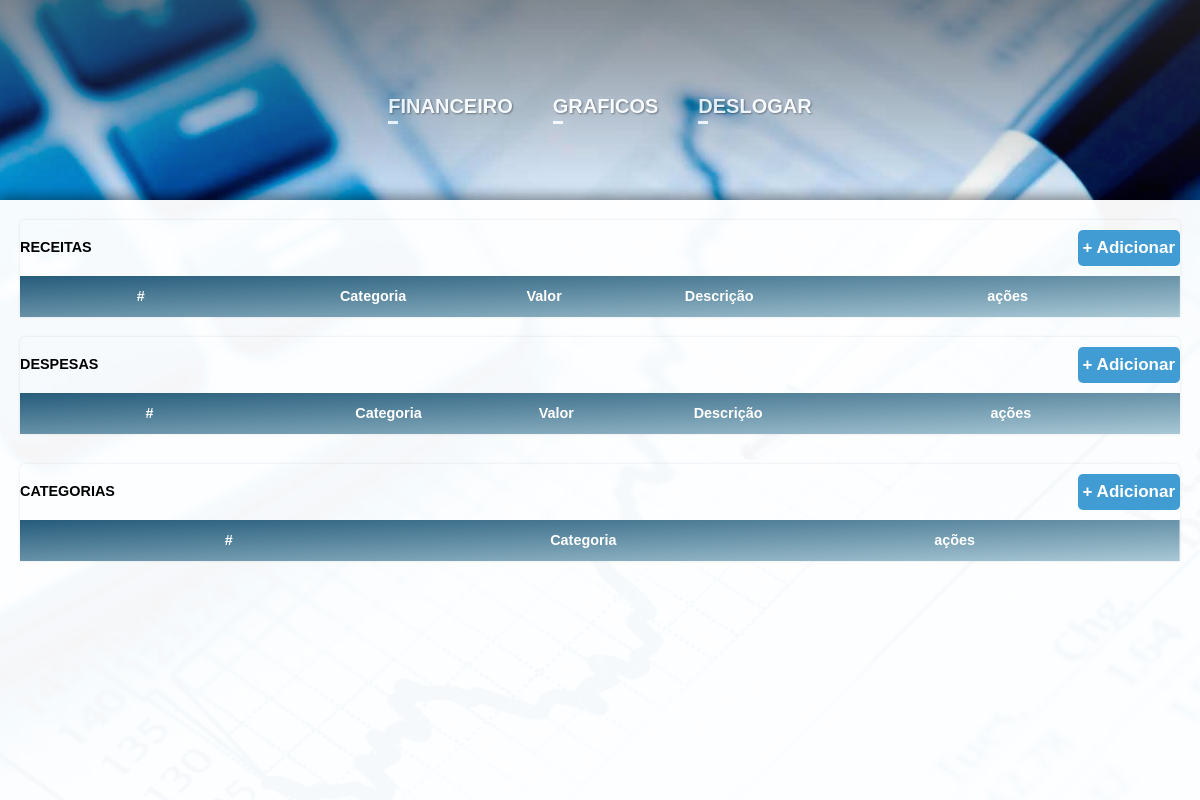
The page /auth/inicio/ (signed in) on the database as committed earlier.
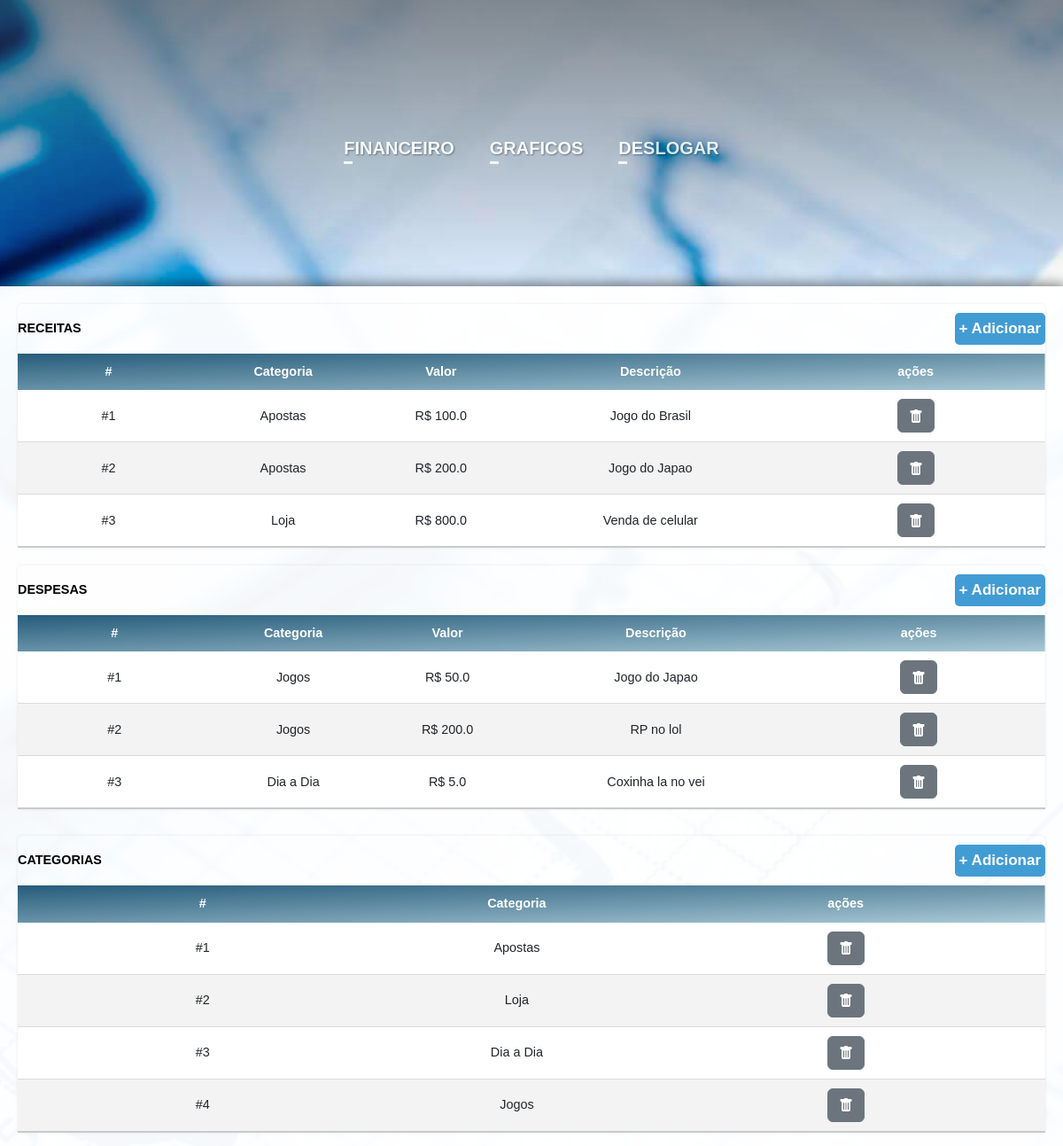
The same page on the database as committed later.
### main/models.py (models this page shows)
class Receita(models.Model):
    categoria = models.ForeignKey(Categoria, on_delete=models.CASCADE, null=True, blank=True)
    descricao = models.CharField(max_length=100)
    valor = models.FloatField()
    user = models.ForeignKey(User, on_delete=models.CASCADE, null=True, blank=True)

class Categoria(models.Model):
    nome = models.CharField(max_length=30)
    def __str__(self):
        return str(self.nome)

class Despesa(models.Model):
    categoria = models.ForeignKey(Categoria, on_delete=models.CASCADE, null=True, blank=True)
    descricao = models.CharField(max_length=100)
    valor = models.FloatField()
    user = models.ForeignKey(User, on_delete=models.CASCADE, null=True, blank=True)

### main/views.py (the view)
# urls.py: path('inicio/', views.inicio, name='inicio'),
@login_required(login_url="/auth/login/")
def inicio(request):
    categorias = Categoria.objects.all
    despesas = Despesa.objects.filter( user = request.user )
    receitas = Receita.objects.filter( user = request.user )
    return render(request, 'inicio/inicio.html',{'despesas':despesas,'receitas':receitas,'categorias':categorias})

### main/templates/inicio/inicio.html (shortened to what the changed rows need)
{% load static %}
<!DOCTYPE html>
<html lang="en">
<head>
    <link href="https://cdn.jsdelivr.net/npm/bootstrap@5.2.3/dist/css/bootstrap.min.css" rel="stylesheet">
</head>
<body>
    <div class="Backgroundimg">
        <div class="container-principal">
            <div class="tabelas">
                <div class="divtabela">
                    <table class='contenttable'>
                        <thead>
                            <tr style="color:rgb(0, 0, 0);">
                                <th style="text-align: start;">RECEITAS</th>
                                <th></th><th></th><th></th>
                                <th style="text-align: end;">
                                    <a type="button" class="btnadd" data-bs-toggle="modal" data-bs-target="#ModalReceita">
                                        + Adicionar
                                    </a>
                                </th>
                            </tr>
                            <tr style="background: linear-gradient(to bottom right, rgb(38, 92, 123), rgb(170, 201, 214));">
                                <th>#</th>
                                <th>Categoria</th>
                                <th>Valor</th>
                                <th>Descrição</th>
                                <th>ações</th>
                            </tr>
                        </thead>
                        <tbody>
                            {% for receitas in receitas %}
                            <tr>
                                <td>#{{receitas.id}}</td>
                                <td>{{receitas.categoria}}</td>
                                <td>R$ {{receitas.valor}}</td>
                                <td>{{receitas.descricao}}</td>
                                <td>
                                <a href="/auth/receitaDel/{{receitas.id}}" type="button" class="btn btn-secondary">
                                </a>
                                </td>
                            </tr>
                            {% endfor %}
                        </tbody>
                    </table>
                </div>
                <div class="divtabela">
                    <table class='contenttable'>
                        <thead>
                            <tr style="color:rgb(0, 0, 0);">
                                <th style="text-align: start;">DESPESAS</th>
                                <th></th><th></th><th></th>
                                <th style="text-align: end;">
                                    <a type="button" class="btnadd" data-bs-toggle="modal" data-bs-target="#ModalDespesas">
                                        + Adicionar
                                    </a>
                                </th>
                            </tr>
                            <tr style="background: linear-gradient(to bottom right, rgb(38, 92, 123), rgb(170, 201, 214));">
                                <th>#</th>
                                <th>Categoria</th>
                                <th>Valor</th>
                                <th>Descrição</th>
                                <th>ações</th>
                            </tr>
                        </thead>
                        <tbody>
                            {% for despesas in despesas %}
                            <tr>
                                <td>#{{despesas.id}}</td>
                                <td>{{despesas.categoria}}</td>
                                <td>R$ {{despesas.valor}}</td>
                                <td>{{despesas.descricao}}</td>
                                <td>
                                <a href="/auth/despesaDel/{{despesas.id}}" type="button" class="btn btn-secondary">
                                </a>
                                </td>
                            </tr>
                            {% endfor %}
                        </tbody>
                    </table>
                </div>
            </div>
            <div class="divtabela" style="width: 100%; padding-top: 10px;">
                <table class='contenttable'>
                    <thead>
                        <tr style="color:rgb(0, 0, 0);">
                            <th style="text-align: start;">CATEGORIAS</th>
                            <th></th>
                            <th style="text-align: end;">
                                <a type="button" class="btnadd" data-bs-toggle="modal" data-bs-target="#ModalCategoria">
                                    + Adicionar
                                </a>
                            </th>
                        </tr>
                        <tr style="background: linear-gradient(to bottom right, rgb(38, 92, 123), rgb(170, 201, 214));">
                            <th>#</th>
                            <th>Categoria</th>
                            <th>ações</th>
                        </tr>
                    </thead>
                    <tbody>
                        {% for categorias in categorias %}
                        <tr>
                            <td>#{{categorias.id}}</td>
                            <td>{{categorias.nome}}</td>
                            <td>
                            <a href="/auth/categoriaDel/{{categorias.id}}" type="button" class="btn btn-secondary">
                            </a>
                            </td>
                        </tr>
                        {% endfor %}
                    </tbody>
                </table>
            </div>
        </div>
    </div>
</body>
</html>

Rows that differ between the two databases and show on the page:
added Receita: id "1", categoria "Apostas", valor "100.0", descricao "Jogo do Brasil"
added Receita: id "2", categoria "Apostas", valor "200.0", descricao "Jogo do Japao"
added Receita: id "3", categoria "Loja", valor "800.0", descricao "Venda de celular"
added Despesa: id "1", categoria "Jogos", valor "50.0", descricao "Jogo do Japao"
added Despesa: id "2", categoria "Jogos", valor "200.0", descricao "RP no lol"
added Despesa: id "3", categoria "Dia a Dia", valor "5.0", descricao "Coxinha la no vei"
added Categoria: id "1", nome "Apostas"
added Categoria: id "2", nome "Loja"
added Categoria: id "3", nome "Dia a Dia"
added Categoria: id "4", nome "Jogos"
